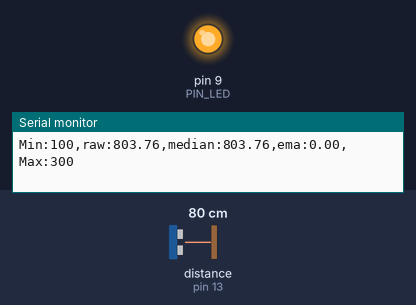
A sketch run on a simulated Arduino Uno, built with avr-gcc and run on an emulated ATmega328P. Parts: output pins drawn as LEDs (lit = HIGH), the last lines printed to the serial monitor. Wiring (inferred from the names in the program): ultrasonic range finder: trigger pin 12; echo pin 13. Inputs (shaded band) come from the test bench; at power-on: distance to the obstacle (sensor on pin 13) 80 cm. The echo pulse lasts 58.3 µs per cm; pins used as bus, display or sensor lines are not drawn.

Above: at 1.2 s.
1.3 s: distance to the obstacle (sensor on pin 13) set to 18 cm
At 1.7 s:
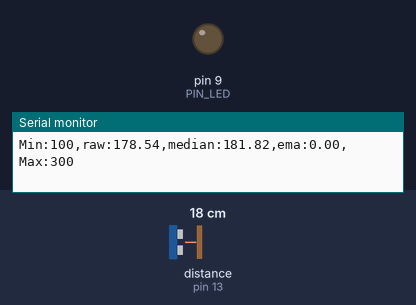
2.8 s: distance to the obstacle (sensor on pin 13) set to 2 cm
At 4.0 s:
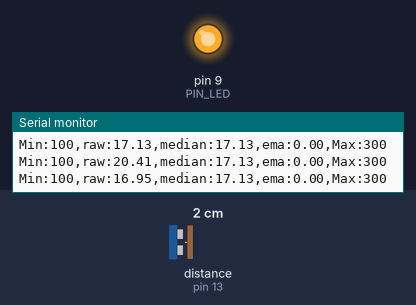
Timing chart, 0 to 5.8 s (numbered marks = the images above; inputs shaded):
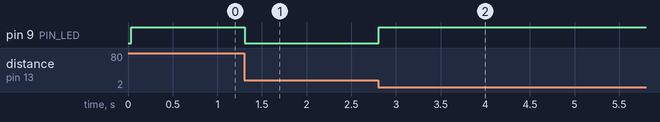

Measured:
- after the input at 1.3 s, pin 9 (PIN_LED): HIGH → LOW at once
- after the input at 2.8 s, pin 9 (PIN_LED): LOW → HIGH at once

The sketch:

09C19.ino
```cpp
#define PIN_LED   9
#define PIN_TRIG 12
#define PIN_ECHO 13

#define SND_VEL 346.0
#define INTERVAL 25
#define PULSE_DURATION 10
#define _DIST_MIN 100
#define _DIST_MAX 300

#define TIMEOUT ((INTERVAL / 2) * 1000.0)
#define SCALE (0.001 * 0.5 * SND_VEL)

#define _EMA_ALPHA 0.5

#define N_SAMPLES 30

unsigned long last_sampling_time;
float dist_prev = _DIST_MAX;
float dist_ema = 0.0;

float dist_samples[N_SAMPLES];
int sample_index = 0;
float dist_median;

float median_filter(float *data, int size) {
  float temp[size];
  for (int i = 0; i < size; i++) {
    temp[i] = data[i];
  }

  for (int i = 0; i < size - 1; i++) {
    for (int j = 0; j < size - i - 1; j++) {
      if (temp[j] > temp[j + 1]) {
        float swap = temp[j];
        temp[j] = temp[j + 1];
        temp[j + 1] = swap;
      }
    }
  }

  return temp[size / 2];
}


void setup() {
  pinMode(PIN_LED,OUTPUT);
  pinMode(PIN_TRIG,OUTPUT);
  pinMode(PIN_ECHO,INPUT);
  digitalWrite(PIN_TRIG, LOW);

  Serial.begin(57600);

  for (int i = 0; i < N_SAMPLES; i++) {
    dist_samples[i] = 0.0;
  }

  dist_ema = 0.0;
}

void loop() {
  float dist_raw;

  if (millis() < last_sampling_time + INTERVAL)
    return;

  dist_raw = USS_measure(PIN_TRIG,PIN_ECHO);

  dist_samples[sample_index] = dist_raw;
  sample_index = (sample_index + 1) % N_SAMPLES;

  dist_median = median_filter(dist_samples, N_SAMPLES);

  Serial.print("Min:");   Serial.print(_DIST_MIN);
  Serial.print(",raw:"); Serial.print(dist_raw);
  Serial.print(",median:"); Serial.print(dist_median);
  Serial.print(",ema:"); Serial.print(dist_ema);
  Serial.print(",Max:");  Serial.print(_DIST_MAX);
  Serial.println("");

  if ((dist_raw < _DIST_MIN) || (dist_raw > _DIST_MAX) || (dist_raw == 0.0))
    digitalWrite(PIN_LED, 1);
  else
    digitalWrite(PIN_LED, 0);

  last_sampling_time += INTERVAL;
}

float USS_measure(int TRIG, int ECHO)
{
  digitalWrite(TRIG, HIGH);
  delayMicroseconds(PULSE_DURATION);
  digitalWrite(TRIG, LOW);

  return pulseIn(ECHO, HIGH, TIMEOUT) * SCALE;
}
```
